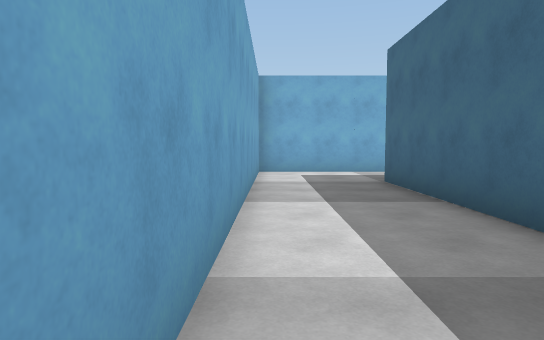
[1] (above)

24 first-person views from a walk through a 3-D level made in the Unity game engine. The camera is 1.4 m above the floor, tilts 4° down and sees 75° across. The floor is counted in squares, 2 m on a side. Each view is taken from the middle of a square. On the plan, view 1 faces up. The plan holds only what a view shows up to about 11 squares ahead; the rest is blank.

[2]
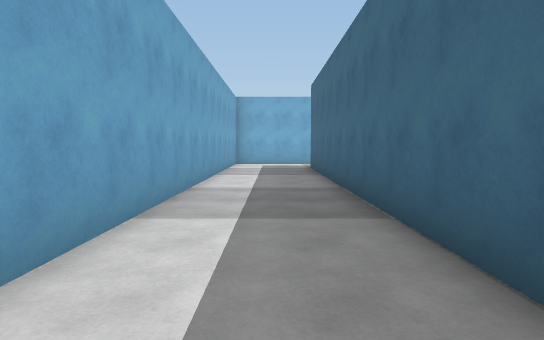

[3]
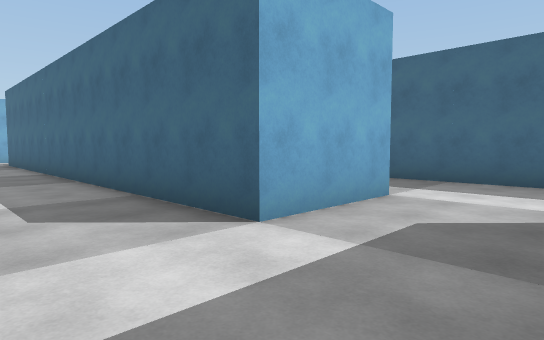

[4]
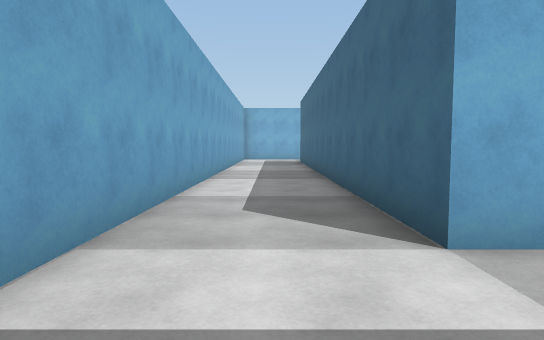

[5]
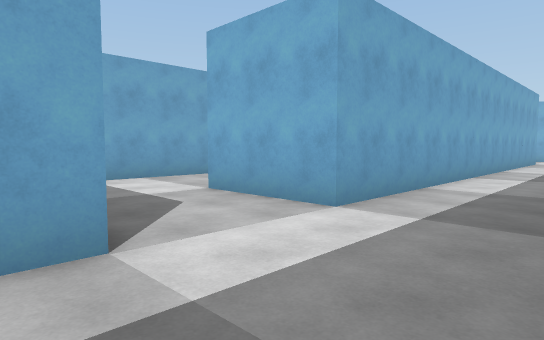

[6]
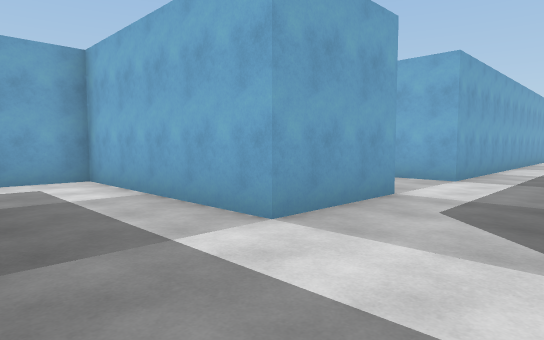

[7]
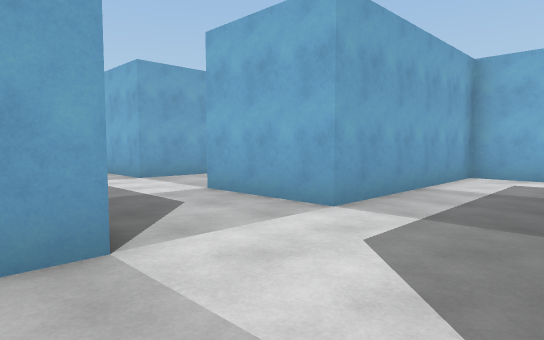

[8]
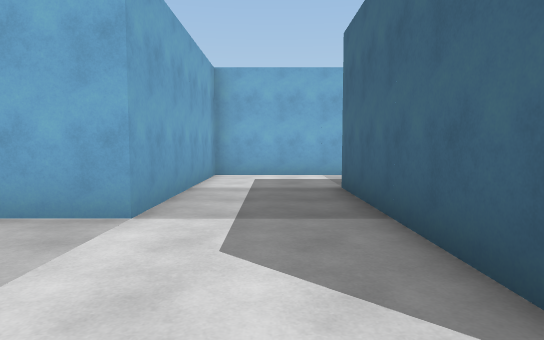

[9]
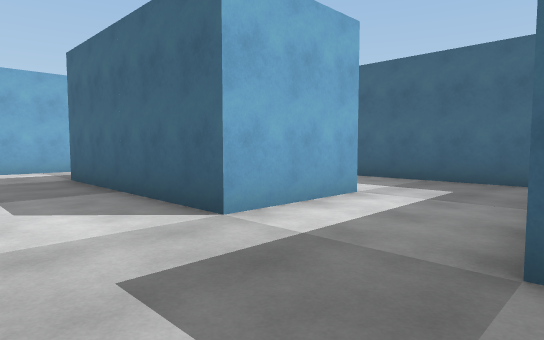

[10]
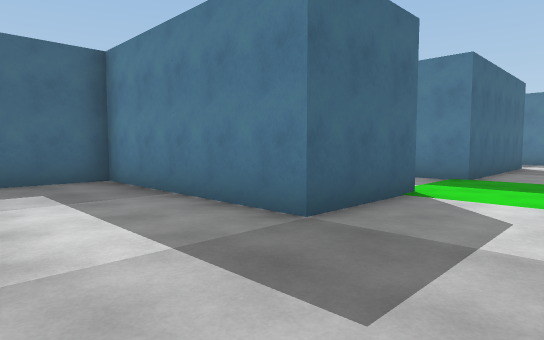

[11]
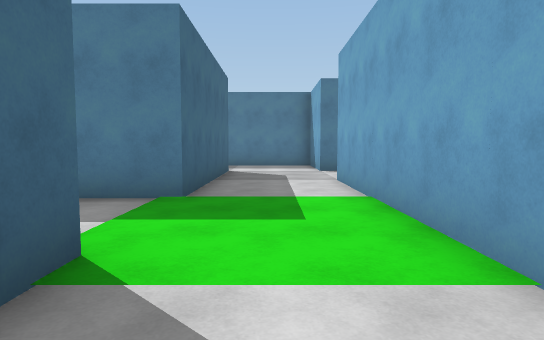

[12]
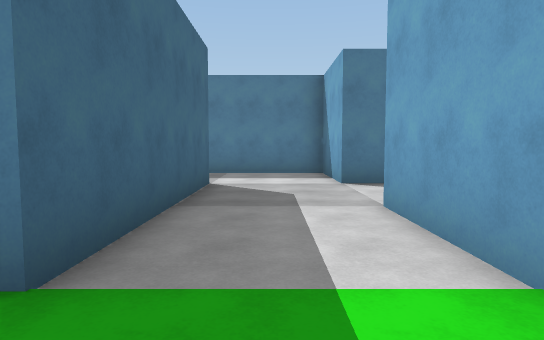

[13]
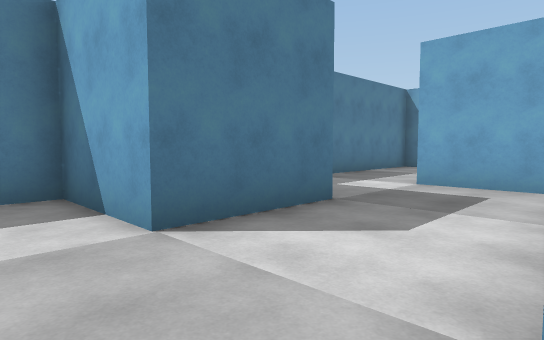

[14]
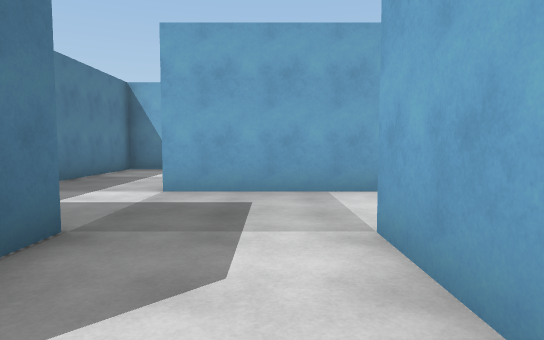

[15]
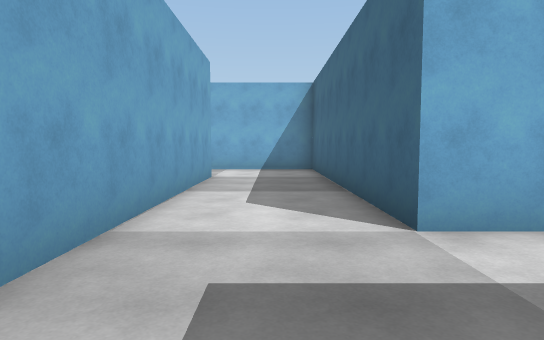

[16]
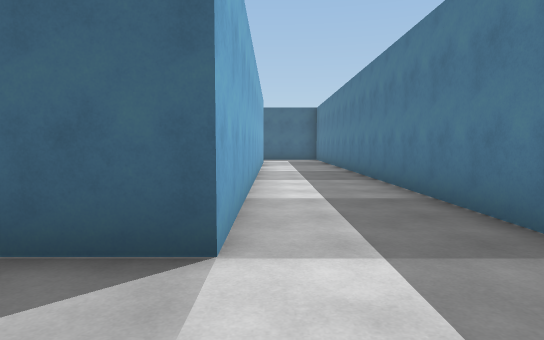

[17]
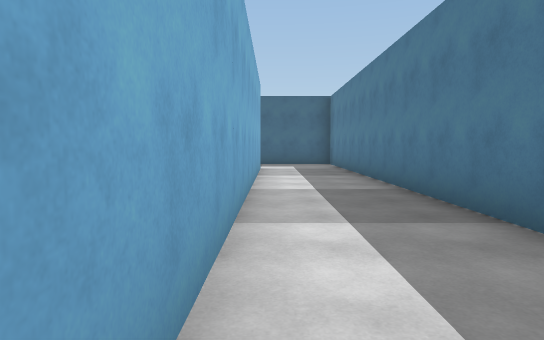

[18]
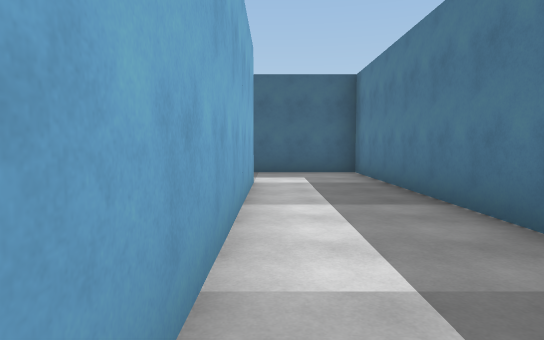

[19]
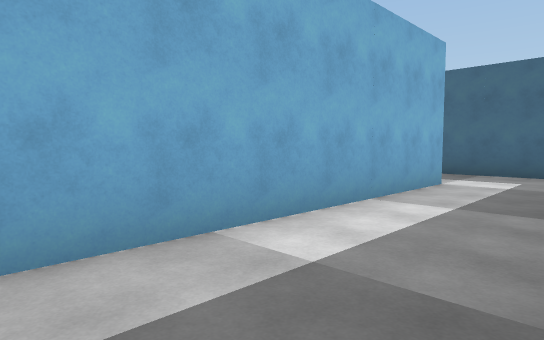

[20]
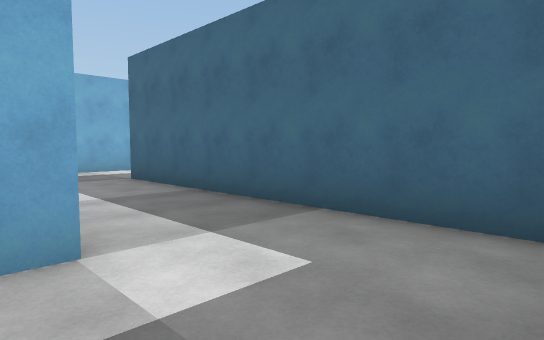

[21]
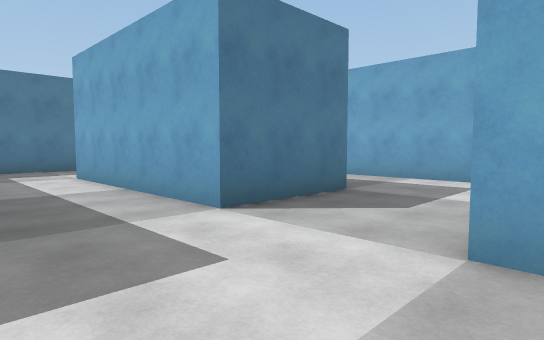

[22]
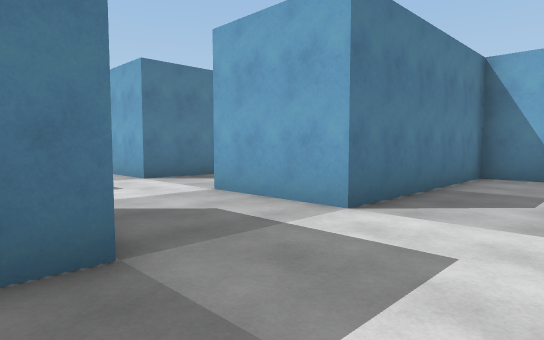

[23]
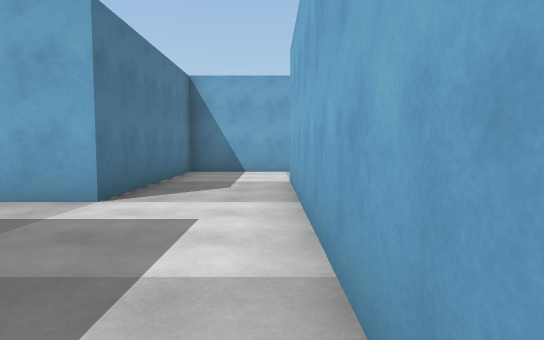

[24]
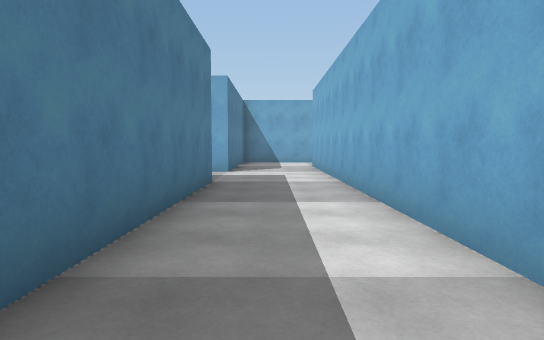

### Floor plan
Points are (right, up) in squares from view 1. A wall is a line through its corners. A room is listed if a view was taken in it or the views show most of it. See-through windows are left out.
Room 1 (views 1, 2, 3, 4, 5, 6, 7, 8, 9, 10, 11, 12, 13, 14, 15, 16, 17, 18, 19, 20, 21, 22, 23, 24)
walls: (14.7, -8.2) (14.7, -13.2) (12.2, -13.2) (12.2, -8.2) (14.7, -8.2); (17.1, -3.2) (22.6, -3.2); (12.9, -5.7) (9.7, -5.7) (9.7, -10.7) (7.1, -10.7); (22.4, -0.7) (12.1, -0.7); (9.7, -13.1) (9.7, -13.8); (7.2, -7.1) (7.2, -4.4); (9.7, -0.5) (9.7, -3.2) (14.7, -3.2) (14.7, -5.8); (12.2, -18.2) (12.2, -15.7) (17.2, -15.7) (17.2, -11.6); (9.7, -17.6) (9.7, -23.2); (4.7, -8.1) (4.7, -10.7) (-0.3, -10.7) (-0.3, -12.1); (28.2, -18.2) (26.8, -18.2); (4.7, -18.1) (4.7, -25.8); (9, -23.2) (7.2, -23.2) (7.2, -15.7) (4.1, -15.7); (4.7, 4.2) (4.7, -5.7) (2.2, -5.7) (2.2, 6.9); (24.8, -25.7) (12.2, -25.7) (12.2, -20.7) (13.6, -20.7); (7.1, -25.7) (9.7, -25.7) (9.7, -28.2) (27.2, -28.2) (27.2, -20.6); (3, 9.3) (-0.4, 9.3); (-0.3, 9) (-0.3, -6.4); (-0.3, -27.1) (-0.3, -28.2) (3.8, -28.2)
ways out: opening at (13.5, -19.5); opening at (28.5, -19.5)

Positions as (right, up) in squares from view 1, and headings:
1: (0, 0), facing up
2: (1, -4), facing up
3: (0, -8), facing up-right
4: (1, -8), facing up
5: (7, -9), facing up-left
6: (7, -13), facing up-left
7: (12, -14), facing up-left
8: (11, -14), facing up
9: (10, -16), facing up-right
10: (10, -13), facing down-right
11: (11, -16), facing down
12: (11, -19), facing down
13: (11, -23), facing down-left
14: (10, -24), facing left
15: (6, -26), facing up
16: (10, -26), facing right
17: (14, -26), facing right
18: (18, -26), facing right
19: (18, -28), facing up-right
20: (24, -28), facing up-right
21: (17, -5), facing down-left
22: (18, -1), facing down-left
23: (19, -1), facing left
24: (24, -2), facing left
